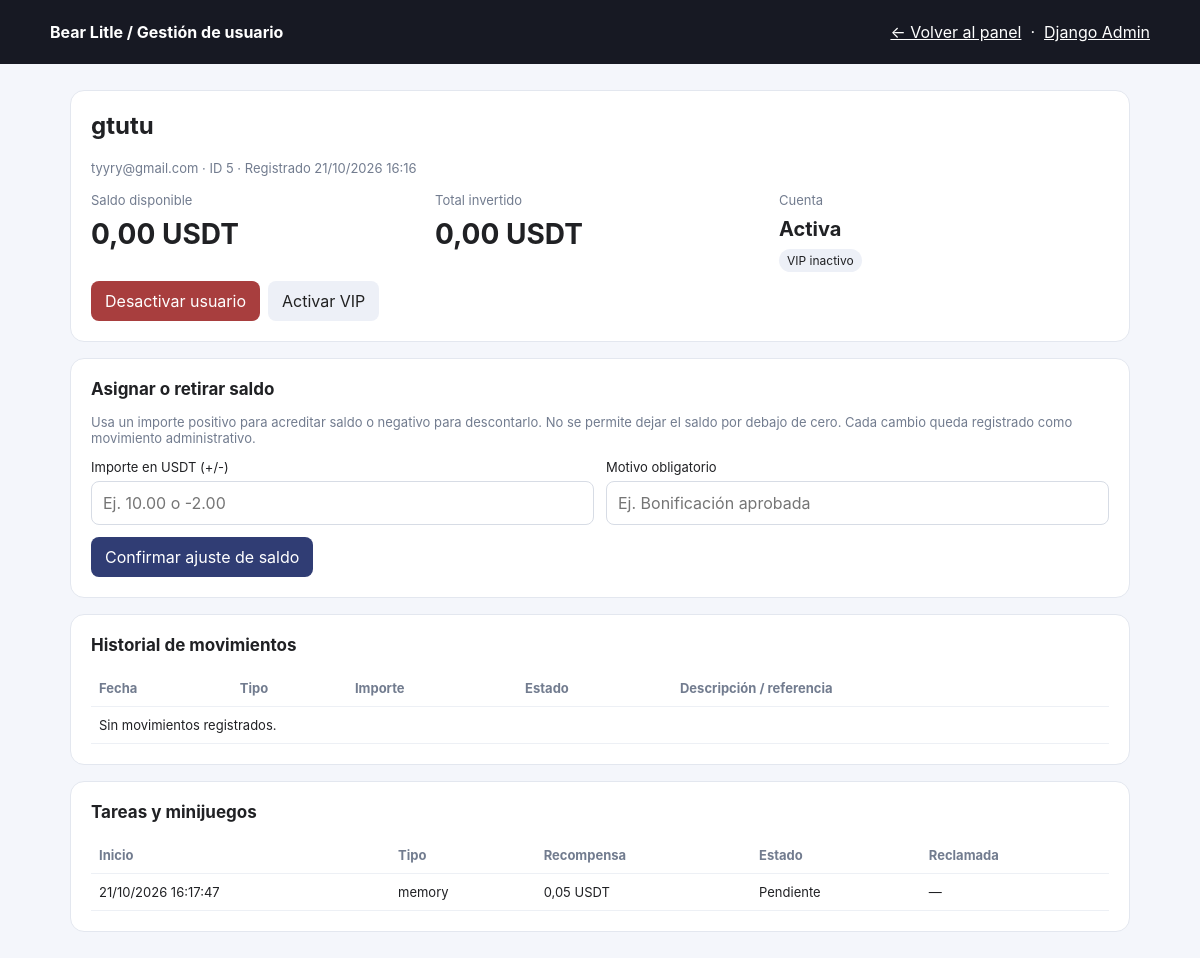
Before: /gestion/usuarios/5/ (signed in) with the older database file.
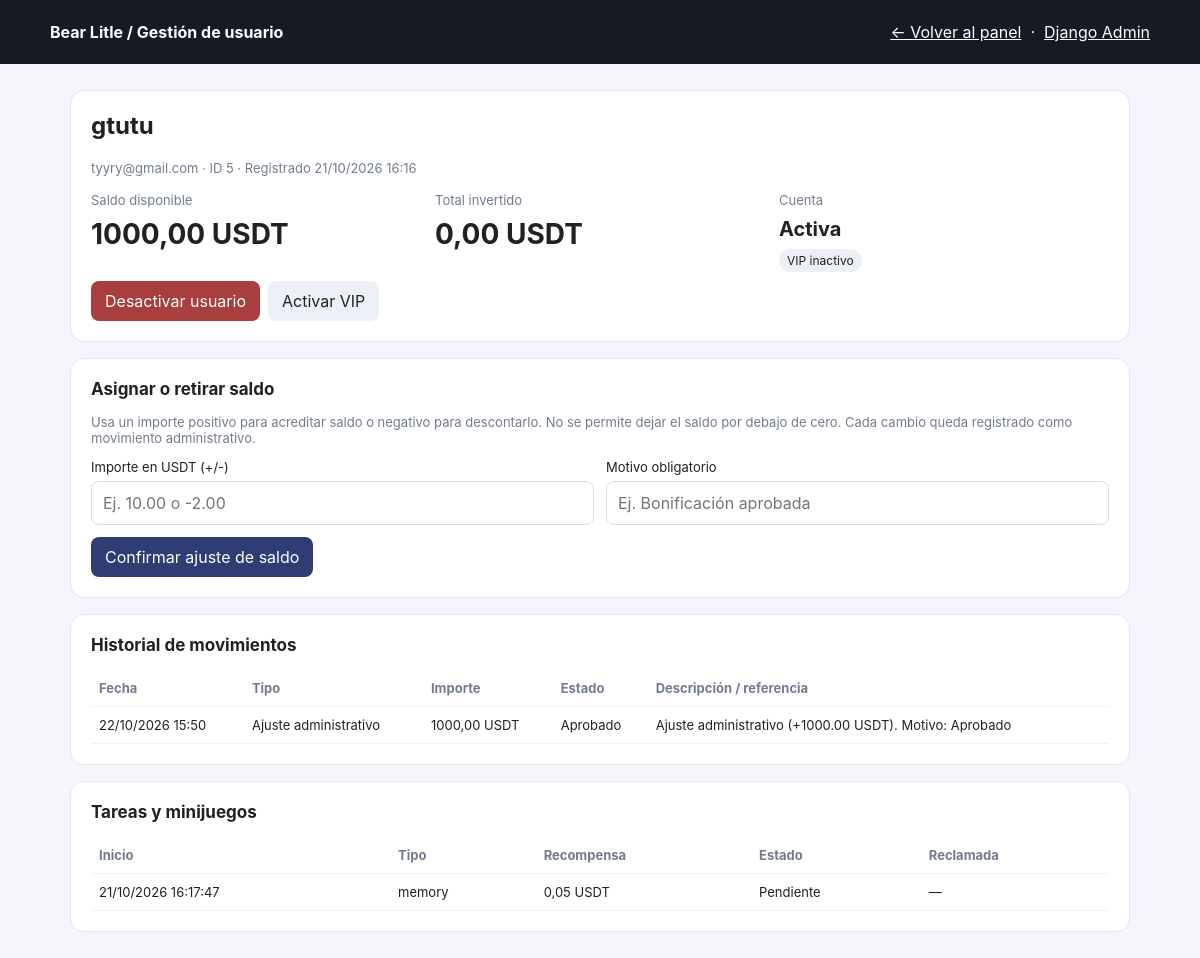
After: the same page with the newer database file.
### accounts/models.py (models this page shows, shortened)
class Wallet(models.Model):
    user = models.OneToOneField(settings.AUTH_USER_MODEL, on_delete=models.CASCADE, related_name='wallet')
    balance = models.DecimalField(max_digits=14, decimal_places=2, default=Decimal('0.00'))
    total_invested = models.DecimalField(max_digits=14, decimal_places=2, default=Decimal('0.00'))
    vip_active = models.BooleanField(default=False)
    last_withdrawal_at = models.DateTimeField(null=True, blank=True)
    created_at = models.DateTimeField(auto_now_add=True)

class GameSession(models.Model):
    user = models.ForeignKey(settings.AUTH_USER_MODEL, on_delete=models.CASCADE, related_name='game_sessions')
    game_type = models.CharField(max_length=30)
    question = models.CharField(max_length=200)
    answer = models.CharField(max_length=100)
    reward = models.DecimalField(max_digits=6, decimal_places=2, default=Decimal('0.05'))
    wait_seconds = models.PositiveSmallIntegerField(default=10)
    started_at = models.DateTimeField(default=timezone.now)
    claimed_at = models.DateTimeField(null=True, blank=True)

class Transaction(models.Model):
    class Kind(models.TextChoices):
        DEPOSIT = 'deposit', 'Depósito'
        WITHDRAWAL = 'withdrawal', 'Retiro'
        GAME_REWARD = 'game_reward', 'Recompensa de minijuego'
        ADMIN_ADJUSTMENT = 'admin_adjustment', 'Ajuste administrativo'
    class Status(models.TextChoices):
        PENDING = 'pending', 'Pendiente'
        APPROVED = 'approved', 'Aprobado'
        REJECTED = 'rejected', 'Rechazado'
    user = models.ForeignKey(settings.AUTH_USER_MODEL, on_delete=models.CASCADE, related_name='transactions')
    kind = models.CharField(max_length=20, choices=Kind.choices)
    status = models.CharField(max_length=20, choices=Status.choices, default=Status.PENDING)
    amount = models.DecimalField(max_digits=14, decimal_places=2)
    txid = models.CharField(max_length=150, blank=True)
    destination = models.CharField(max_length=150, blank=True)
    description = models.CharField(max_length=240, blank=True)
    created_at = models.DateTimeField(auto_now_add=True)
    reviewed_at = models.DateTimeField(null=True, blank=True)

### accounts/admin_dashboard.py (the view, shortened to what this page needs)
# urls.py: path("gestion/usuarios/<int:user_id>/", admin_dashboard.user_detail, name="admin_user_detail"),
@staff_required
@require_http_methods(['GET', 'POST'])
def user_detail(request, user_id):
    user = get_object_or_404(User, pk=user_id)
    wallet, _ = Wallet.objects.get_or_create(user=user)
    context = {
        'target_user': user,
        'wallet': wallet,
        'transactions': Transaction.objects.filter(user=user).order_by('-created_at')[:100],
        'games': GameSession.objects.filter(user=user).order_by('-started_at')[:100],
    }
    return render(request, 'accounts/admin_user_detail.html', context)

### accounts/admin_dashboard.py (called while the page is built)
def staff_required(view_func):
    @wraps(view_func)
    def wrapped(request, *args, **kwargs):
        if not request.user.is_authenticated:
            return redirect('admin_login')
        if not (request.user.is_staff or request.user.is_superuser):
            return redirect('admin_login')
        return view_func(request, *args, **kwargs)
    return wrapped

### templates/accounts/admin_user_detail.html (shortened to what this page needs)
<!doctype html><html lang="es"><head><meta charset="utf-8"><meta name="viewport" content="width=device-width,initial-scale=1"><title>{{ target_user.username }} · Bear Litle Admin</title></head><body><header class="top"><strong>Bear Litle / Gestión de usuario</strong><nav><a href="{% url 'admin_dashboard' %}">← Volver al panel</a> &nbsp;·&nbsp; <a href="/admin/">Django Admin</a></nav></header><main class="wrap">
<section class="card"><h1 style="margin-top:0">{{ target_user.username }}</h1><p class="muted">{{ target_user.email|default:'Sin correo' }} · ID {{ target_user.id }} · Registrado {{ target_user.date_joined|date:'d/m/Y H:i' }}</p><div class="grid"><div><span class="muted">Saldo disponible</span><div class="big">{{ wallet.balance|floatformat:2 }} USDT</div></div><div><span class="muted">Total invertido</span><div class="big">{{ wallet.total_invested|floatformat:2 }} USDT</div></div><div><span class="muted">Cuenta</span><div class="big" style="font-size:20px">{% if target_user.is_active %}Activa{% else %}Desactivada{% endif %}</div><span class="pill">{% if wallet.vip_active %}VIP activo{% else %}VIP inactivo{% endif %}</span></div></div><div class="actions"><form method="post">{% csrf_token %}<input type="hidden" name="action" value="toggle_active"><button class="btn {% if target_user.is_active %}warn{% else %}light{% endif %}" type="submit">{% if target_user.is_active %}Desactivar usuario{% else %}Activar usuario{% endif %}</button></form><form method="post">{% csrf_token %}<input type="hidden" name="action" value="toggle_vip"><button class="btn light" type="submit">{% if wallet.vip_active %}Desactivar VIP{% else %}Activar VIP{% endif %}</button></form></div></section>
<section class="card"><h2>Asignar o retirar saldo</h2><p class="muted">Usa un importe positivo para acreditar saldo o negativo para descontarlo. No se permite dejar el saldo por debajo de cero. Cada cambio queda registrado como movimiento administrativo.</p><form method="post">{% csrf_token %}<input type="hidden" name="action" value="balance_adjustment"><div class="formrow"><div class="field"><label for="amount">Importe en USDT (+/-)</label><input id="amount" name="amount" type="number" step="0.01" required placeholder="Ej. 10.00 o -2.00"></div><div class="field"><label for="reason">Motivo obligatorio</label><input id="reason" name="reason" maxlength="240" required placeholder="Ej. Bonificación aprobada"></div></div><div class="actions"><button type="submit" onclick="return confirm('¿Confirmas este ajuste de saldo? Se registrará en el historial.')">Confirmar ajuste de saldo</button></div></form></section>
<section class="card"><h2>Historial de movimientos</h2><div class="tablewrap"><table><thead><tr><th>Fecha</th><th>Tipo</th><th>Importe</th><th>Estado</th><th>Descripción / referencia</th></tr></thead><tbody>{% for tx in transactions %}<tr><td>{{ tx.created_at|date:'d/m/Y H:i' }}</td><td>{{ tx.get_kind_display|default:tx.kind }}</td><td>{{ tx.amount|floatformat:2 }} USDT</td><td>{{ tx.get_status_display }}</td><td>{{ tx.description|default:'—' }} {% if tx.txid %}<br><span class="muted">TXID: {{ tx.txid }}</span>{% endif %}</td></tr>{% empty %}<tr><td colspan="5">Sin movimientos registrados.</td></tr>{% endfor %}</tbody></table></div></section>
<section class="card"><h2>Tareas y minijuegos</h2><div class="tablewrap"><table><thead><tr><th>Inicio</th><th>Tipo</th><th>Recompensa</th><th>Estado</th><th>Reclamada</th></tr></thead><tbody>{% for game in games %}<tr><td>{{ game.started_at|date:'d/m/Y H:i:s' }}</td><td>{{ game.game_type }}</td><td>{{ game.reward }} USDT</td><td>{% if game.claimed_at %}Completada{% else %}Pendiente{% endif %}</td><td>{{ game.claimed_at|date:'d/m/Y H:i:s'|default:'—' }}</td></tr>{% empty %}<tr><td colspan="5">Sin sesiones registradas.</td></tr>{% endfor %}</tbody></table></div></section>
</main></body></html>

Changed rows visible on the page:
changed Wallet: balance "0,00" → "1000,00"
added Transaction: created_at "22/10/2026 15:50", kind "Ajuste administrativo", amount "1000,00", status "Aprobado", description "Ajuste administrativo (+1000.00 USDT). Motivo: Aprobado"
Other visible differences:
text no longer shown: "Sin movimientos registrados."
